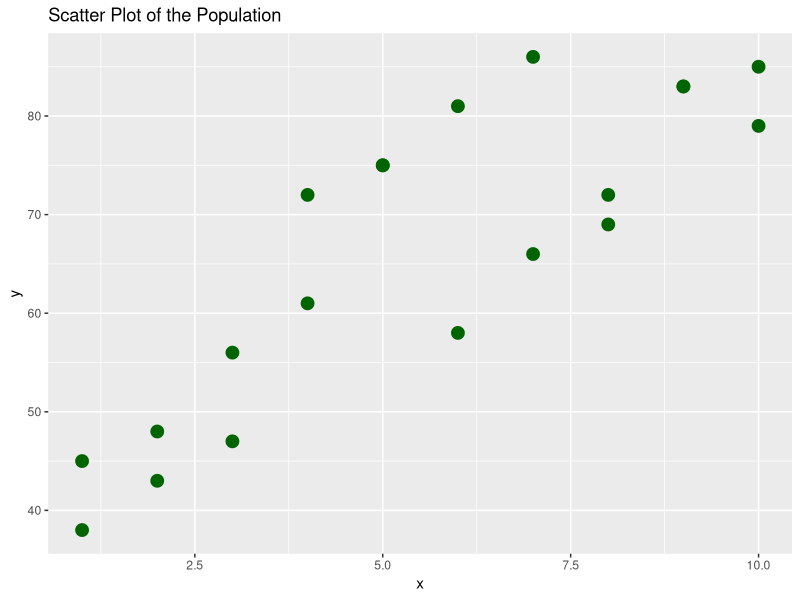
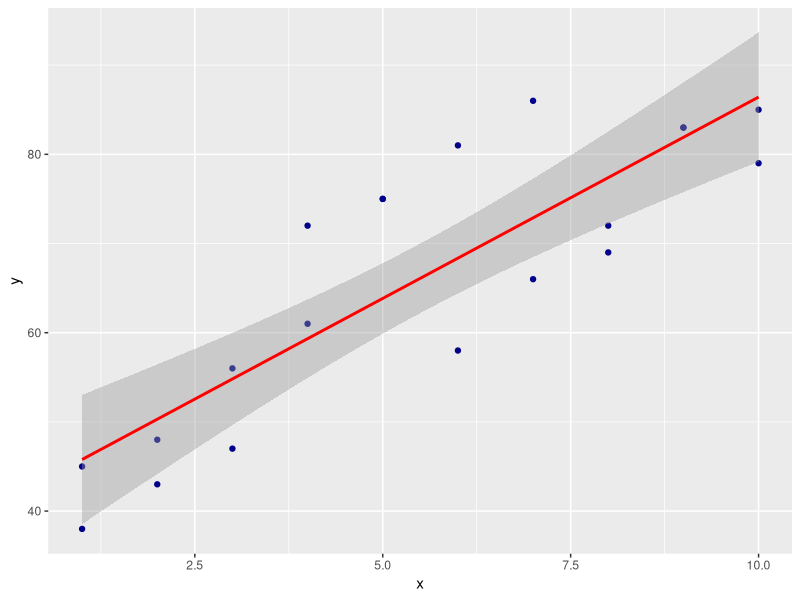

Generate these figures, in order, with R:
# Linear regression
library(tidyverse)
library(stats)
library(ggplot2)

#Let's load the data and build a data frame
x <- c(1, 1, 2, 2, 3, 3, 4, 4, 5, 5, 6, 6, 7, 7, 8, 8, 9, 9, 10, 10)
y <- c(38, 45, 43, 48, 47, 56, 61, 72, 75, 75, 58, 81, 66, 86, 72, 69, 83, 83, 79, 85)
df <- data.frame(x, y)

#Let's start by preparing various columns that will ease our operations
df <- cbind(df, xSquared = df$x ^ 2)
df <- cbind(df, xy = df$x * df$y)
view(df)

#Lets find the coefficient of correlation
#We will need to find x-mean(x) and y-mean(y)
mean(df$x)
mean(df$y)

df<- cbind(df, XminusXbar=(df$x - mean(df$x)))
df<- cbind(df, YminusYbar=(df$y - mean(df$y)))
#Question 1
#Draw the scatter plot
ggplot(df, aes(x = x, y = y))+
  geom_point(color = "darkgreen", size = 4)+
  labs(title = "Scatter Plot of the Population")


#Question 2
#Find the coefficient of Correlation and the coeficient of determination
num<- sum(df$XminusXbar * df$YminusYbar)
den<- sqrt((sum(df$XminusXbar ^ 2) * sum(df$YminusYbar ^ 2)))

r<- num/den
r
print("The coefficient ofdetermination is given by r squared")

rsquared<- r * r
cat("The coefficient of correlation is ",r ,"While the coefficient of determination is ",rsquared)
print("Since our r is 0.8547834 we can say that their relationship is is good such that a shift in one likely to cause the other one to shift. But this is likely to affect approximately 73% of the data since our R squared is 0.7306547")

#Question 3
#Draw a simple regression line of Y=a + bx + error term
#model<- lm(y ~ x, data=df)
model<- lm(y ~ x, data=df)
ggplot(df,aes(x=x,y=y))+
  geom_point(color="darkblue")+
  geom_smooth(method= "lm" , color="red")

#Question 4
# Find the residual
#To find the residual, first we need to find the values of a and b
#a = mean of y - b*mean of x

#lets start by finding b
Bnum1<- sum(df$xy)
Bnum2<- 20 * mean(df$x) * mean(df$y)

Bden1 <- sum(df$xSquared)
Bden2 <- 20 * ((mean(df$x))^2)
num <- Bnum1 - Bnum2
den <- Bden1 - Bden2

b <- num/den

cat("The numerator is: ",num ,"The denominator is: ",den, "The value of B becomes",b)

#Now to find the value of a
a <- (mean(df$y))-(b * (mean(df$x)))
a

#residual = y - y Hat
#Lets find yHat
#yiHat = a + bxi for i = 1,2,...,20

df<- cbind(df, yHat = a + (b* df$x))
df

#Now to find the residual or the standard error
df <- cbind(df, Residual = df$y - df$yHat)
df

#Question 4
#Test the hypothesis on correlation coefficient of the population
cor.test(df$x,df$y,alternative = "greater")

print("Since the p_value is extremely smaller than 0.05, that is 7.952e-07. We can conclude and reject the null hypothesis and conclude that there is a positive correlation between x and y")

# Test the hypothesis of the regression line regression line coefficient
model<- lm(y ~ x, data=df)
summary(model)

print("For the intercept, that is for testing the hypothesis of a. We have obtained the p_value as 5.72e-09 and the test statistic as 10.293, since the p value is extremelly small as compared to the level of significance that is usually 0.05. We can conclude that the intercept b is statistically significant and we reject the null hypothesis")
print("For the slope, that is b. We have obtained the test statistic t as 6.988 and the p_value as 1.59e-06 which is signifficantly smaller as compared to the normal level of significance. we can safely reject the null hypothesis and conclude that the slope is statistically significant")
print("For the model, the F-statistic is 48.83 and the p-value is 1.59e-06.Since the P value is smaller as compared to the level of significance,we can conclude that the model is statistically significant")